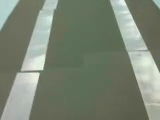
#> input picture frame 60 of level2_lane_detection/demo_lane/input1.mp4, 160 x 120 px
$ python opencv_lane_detection.py   (older library calls are emulated)
#> lines starting #> are read from the running program, lines starting #| are printed output that depends on the picture; after the words box and inside, x2 and y2 are one past the last pixel; in counts of white or black regions, pixels touching at a corner belong together
### docs/12.level5_demo_streaming/pc_server/lib/functions.py
# coding: utf-8
import os
import cv2
import numpy as np
import math
import time

def mkdir(PATH):
    '''
    ディレクトリを作成する
    '''
    if not os.path.exists(PATH):
        os.makedirs(PATH)
    return


def new_rgb(height, width):
    '''
    新しいRGB画像を作成する
    args:
        height: 画像の高さ
        width: 画像の幅
    return:
        cv_rgb_blank_image: 新しい画像データ
    '''
    cv_rgb_blank_image = np.zeros((height,width,3), np.uint8)
    return cv_rgb_blank_image


# [11 lines left out: function new_rgba, not called in this run]


def to_rgb(cv_bgr):
    '''
    RGBに変換する
    args:
        cv_bgr: OpenCV BGR画像データ
    return:
        cv_rgb: OpenCV RGB画像データ
    '''
    #BGRflags = [flag for flag in dir(cv2) if flag.startswith('COLOR_BGR') ]
    #print(BGRflags)

    cv_rgb = cv2.cvtColor(cv_bgr, cv2.COLOR_BGR2RGB)
    return cv_rgb


# [10 lines left out: function to_bgr, not called in this run]


def to_white(cv_bgr):
    '''
    白色だけを抽出する
    args:
        cv_bgr: OpenCV BGR画像データ
    return:
        cv_bgr_result: OpenCV BGR画像データ
    '''
    #print("to_white()")
    t0 = time.time()
    cv_hsv = cv2.cvtColor(cv_bgr, cv2.COLOR_BGR2HSV)
    # 取得する色の範囲を指定する
    lower1_color = np.array([0,0,120])
    upper1_color = np.array([45,40,255])
    lower2_color = np.array([50,0,200])
    upper2_color = np.array([100,20,255])
    lower3_color = np.array([45,0,225])
    upper3_color = np.array([100,40,255])

    # 指定した色に基づいたマスク画像の生成
    white1_mask = cv2.inRange(cv_hsv,lower1_color,upper1_color)
    white2_mask = cv2.inRange(cv_hsv,lower2_color,upper2_color)
    white3_mask = cv2.inRange(cv_hsv,lower3_color,upper3_color)
    img_mask = white1_mask
    img_mask = cv2.bitwise_or(white1_mask, white2_mask)
    img_mask = cv2.bitwise_or(img_mask, white3_mask)
    # フレーム画像とマスク画像の共通の領域を抽出する
    cv_bgr_result = cv2.bitwise_and(cv_bgr,cv_bgr,mask=img_mask)
    t1 = time.time()
    dt_cv = t1-t0
    #print("Conversion took {:.5} seconds".format(dt_cv))

    return cv_bgr_result


def to_bin(cv_bgr):
    '''
    画像を2値化する
    args:
        cv_bgr: OpenCV BGR画像データ
    return:
        cv_bin: OpenCV 2値化したグレースケール画像データ
    '''
    #print("to_bin()")
    t0 = time.time()
    # ガウスぼかしで境界線の弱い部分を消す
    cv_gauss = cv2.GaussianBlur(cv_bgr,(5,5),0) # サイズは奇数
    cv_gray = cv2.cvtColor(cv_gauss, cv2.COLOR_BGR2GRAY)
    #plt.title('gray')
    #plt.imshow(cv_gray)
    #plt.show()

    # 色の薄い部分を削除する
    ret, mask = cv2.threshold(cv_gray, 20, 255, cv2.THRESH_BINARY)
    mask = cv2.bitwise_and(cv_gray,cv_gray,mask=mask)
    cv_gray = cv2.bitwise_and(cv_gray,cv_gray,mask=mask)
    #plt.title('gray')
    #plt.imshow(cv_gray)
    #plt.show()

    # 入力画像，閾値，maxVal，閾値処理手法
    ret,cv_bin = cv2.threshold(cv_gray,0,255,cv2.THRESH_BINARY|cv2.THRESH_OTSU);

    t1 = time.time()
    dt_cv = t1-t0
    #print("Conversion took {:.5} seconds".format(dt_cv))
    return cv_bin


def bin_to_rgb(cv_bin):
    '''
    二値化したグレースケール画像をOpenCV RGB画像データに変換する
    args:
        cv_bin: OpenCV grayscale画像データ
    return:
        cv_rgb: OpenCV RGB画像データ
    '''
    cv_rgb = np.dstack((cv_bin, cv_bin, cv_bin))
    return cv_rgb


# [65 lines left out: functions to_edge, to_hough_lines_p, to_layer, not called in this run]


def to_roi(cv_bgr, vertices):
    """
    Region Of Interest
    頂点座標でmaskを作り、入力画像に適用する
    args:
        cv_bgr: OpenCV BGR画像データ
        vertices: 領域の頂点座標
    return:
        cv_bgr_result: 領域外を黒くしたOpenCV BGR画像データ
    """
    mask = np.zeros_like(cv_bgr)
    if len(mask.shape)==2:
        cv2.fillPoly(mask, vertices, 255)
    else:
        cv2.fillPoly(mask, vertices, (255,)*mask.shape[2]) # in case, the input image has a channel dimension
    return cv2.bitwise_and(cv_bgr, mask)


def to_ipm(cv_bgr,ipm_vertices):
    '''
    Inverse Perspective Mapping
    TopViewに画像を変換する
    args:
        cv_bgr: OpenCV BGR画像データ
        ipm_vertices: 視点変換座標
    return:
        cv_bgr_ipm: 変換後のOpenCV BGR画像データ
    '''
    rows, cols = cv_bgr.shape[:2]

    offset = cols*.25

    src = ipm_vertices
    dst = np.float32([[offset, 0], [cols - offset, 0], [cols - offset, rows], [offset, rows]])

    # srcとdst座標に基づいて変換行列を作成する
    matrix = cv2.getPerspectiveTransform(src, dst)

    # 変換行列から画像をTopViewに変換する
    cv_bgr_ipm = cv2.warpPerspective(cv_bgr, matrix, (cols, rows))

    return cv_bgr_ipm


def calc_roi_vertices(cv_bgr,
                      top_width_rate=0.6,top_height_position=0.7,
                      bottom_width_rate=4.0,bottom_height_position=0.95):
    '''
    Region Of Interest 頂点座標計算
    args:
        cv_bgr: OpenCV BGR画像データ
        top_widh_rate: 領域とする上辺幅の画像幅比
        top_height_position: 領域とする上辺位置の画像高さ比 0.0: 画像上、1.0:画像下
        bottom_width_rate: 領域とする底辺幅の画像比
        bottom_height_position: 領域とする底辺位置の画像高さ比 0.0: 画像上、1.0:画像下
    return:
        vertices: 領域の頂点座標配列
    '''
    bottom_width_left_position = (1.0 - bottom_width_rate)/2
    bottom_width_right_position = (1.0 - bottom_width_rate)/2 + bottom_width_rate
    top_width_left_position = (1.0 - top_width_rate)/2
    top_width_right_position = (1.0 - top_width_rate)/2 + top_width_rate

    # Region Of Interest
    rows, cols = cv_bgr.shape[:2]

    bottom_left  = [cols*bottom_width_left_position, rows*bottom_height_position]
    top_left     = [cols*top_width_left_position, rows*top_height_position]
    bottom_right = [cols*bottom_width_right_position, rows*bottom_height_position]
    top_right    = [cols*top_width_right_position, rows*top_height_position]
    # the vertices are an array of polygons (i.e array of arrays) and the data type must be integer
    vertices = np.array([[top_left, top_right, bottom_right, bottom_left]], dtype=np.int32)

    return vertices


def calc_ipm_vertices(cv_bgr,
                      top_width_rate=0.6,top_height_position=0.7,
                      bottom_width_rate=4.0,bottom_height_position=0.95):
    '''
    Inverse Perspective Mapping 頂点座標計算
    args:
        cv_bgr: OpenCV BGR画像データ
        top_widh_rate: 変換する上辺幅の画像幅比
        top_height_position: 変換する上辺位置の画像高さ比 0.0: 画像上、1.0:画像下
        bottom_width_rate: 変換する底辺幅の画像比
        bottom_height_position: 変換する底辺位置の画像高さ比 0.0: 画像上、1.0:画像下
    return:
        vertices: 変換する頂点座標配列
    '''
    bottom_width_left_position = (1.0 - bottom_width_rate)/2
    bottom_width_right_position = (1.0 - bottom_width_rate)/2 + bottom_width_rate
    top_width_left_position = (1.0 - top_width_rate)/2
    top_width_right_position = (1.0 - top_width_rate)/2 + top_width_rate

    # Inverse Perspective Mapping
    rows, cols = cv_bgr.shape[:2]

    bottom_left  = [cols*bottom_width_left_position, rows*bottom_height_position]
    top_left     = [cols*top_width_left_position, rows*top_height_position]
    bottom_right = [cols*bottom_width_right_position, rows*bottom_height_position]
    top_right    = [cols*top_width_right_position, rows*top_height_position]

    vertices = np.array([top_left, top_right, bottom_right, bottom_left], dtype=np.float32)

    return vertices


# [93 lines left out: functions draw_vertices, histogram_equalization, draw_arrow, reverse_ipm, not called in this run]


def draw_histogram(cols,rows,histogram,lineType):
    '''
    ヒストグラムを描画する
    args:
        cols: 画像縦サイズ
        rows: 画像横サイズ
        histogram: ヒストグラム
        inlineType: 描画ラインタイプ
    returns:
        cv_rgb_histogram: ヒストグラムOpenCV RGB画像データ
    '''
    # ヒストグラムの最大値を画像高さ*0.9の値に変換する
    max_value = np.max(histogram)
    if max_value > 0:
        np.putmask(histogram,histogram>=0,np.uint32(rows - rows*0.9*histogram/max_value))
    # ヒストグラムをx,y座標に変換する
    _x = np.arange(len(histogram))
    pts_histogram = np.transpose(np.vstack([_x, histogram]))
    # ヒストグラムを描画する
    cv_rgb_histogram = new_rgb(rows,len(histogram))
    cv2.polylines(cv_rgb_histogram,[np.int32(pts_histogram)],False,(255, 255, 0),lineType=lineType)
    # ヒストグラム画像をリサイズする
    if cols != len(histogram):
        cv_rgb_histogram = cv2.resize(cv_rgb_histogram, (cols,rows), interpolation = cv2.INTER_LINEAR)
    return cv_rgb_histogram


# [226 lines left out: functions draw_ellipse_and_tilt, draw_text, not called in this run]


def sliding_windows(cv_bin):
    '''
    sliding windowを行い、1本の線を構成するピクセル座標を求める
    args:
        cv_bin: 2値化したライン画像のOpenCV grayscale画像データ
    returns:
        cv_rgb_sliding_windows: sliding window処理のOpenCV RGB画像データ
        histogram: 入力画像の下半分の列毎のピクセル総数の配列(1,col)
        line_x: ラインを構成するピクセルのx座標群
        line_y: ラインを構成するピクセルのy座標群
    '''

    '''
    画像下半分のピクセル数を列毎にカウントしたものをhistogramとする
    '''
    rows, cols = cv_bin.shape[:2]
    # 画面下半分のピクセル数をカウントする
    histogram = np.sum(cv_bin[int(rows/2):,:], axis=0)
    # sliding windows描画用にライン画像をRGBに変換する
    cv_rgb_sliding_windows = bin_to_rgb(cv_bin)

    '''
    plt.title('HISTOGRAM')
    plt.plot(histogram)
    plt.show()

    plt.title('before windows')
    plt.imshow(cv_rgb_sliding_windows)
    plt.show()
    '''

    '''
    sliding windowの開始位置となるx座標を求める
    histogramは画像幅ピクセル数分の配列数としているため、
    histogramの配列index番号が画像のx座標となる
    variables:
        win_line_x: sliding windowの現在のx座標
    '''
    # windowのカレント位置をヒストグラム最大となる位置で初期化する
    win_line_x = np.argmax(histogram)

    # window分割数を決める
    nwindows = int(rows/5)
    # windowの高さを決める
    window_height = np.int(rows/nwindows)
    # 画像内のすべての非ゼロピクセルのxとyの位置を特定する
    nonzero = cv_bin.nonzero()
    nonzeroy = np.array(nonzero[0])
    nonzerox = np.array(nonzero[1])
    # window幅のマージン
    margin = int(cols/10)
    # windowをセンタリングするための最小ピクセル数
    minpix = margin/2
    # ラインピクセルindexを持つための配列
    lane_line_idx = []
    # windowの色
    rectangle_color=(0,160,0)

    '''
    sliding windows
    window処理から、ラインとなるピクセルを取得する
    枠が被ってしまう場合、直前の領域の多い方を優先枠範囲に取る
    空枠の時、片方が検出しているなら、そのx軸の移動範囲に追従する
    '''
    for window in range(nwindows):
        # windowの座標を求める
        win_y_low = rows - (window+1)*window_height
        win_y_high = rows - window*window_height
        win_line_x_low = win_line_x - margin
        win_line_x_high = win_line_x + margin

        # windowの枠を描画する
        cv2.rectangle(cv_rgb_sliding_windows,(win_line_x_low,win_y_low),(win_line_x_high,win_y_high),rectangle_color, 1)

        # ウィンドウ内のxとyの非ゼロピクセルを取得する
        win_line_idx = ((nonzeroy >= win_y_low) & (nonzeroy < win_y_high) & (nonzerox >= win_line_x_low) & (nonzerox < win_line_x_high)).nonzero()[0]

        # 枠内画素数をカウントする
        win_num_lines = len(win_line_idx)

        # window内ラインピクセルをラインピクセルに追加する
        lane_line_idx.append(win_line_idx)

        # window開始x座標を更新する
        if win_num_lines > minpix:
            last_win_line_x = win_line_x
            win_line_x = np.int(np.mean(nonzerox[win_line_idx]))

    # window毎の配列を結合する
    lane_line_idx = np.concatenate(lane_line_idx)

    # ラインピクセル座標を取得する
    line_x = nonzerox[lane_line_idx]
    line_y = nonzeroy[lane_line_idx]

    '''
    ラインとなるピクセルに色を付けて描画する
    '''
    high_color=200
    low_color=0
    cv_rgb_sliding_windows[line_y, line_x] = [high_color, low_color, low_color]

    return cv_rgb_sliding_windows, histogram, line_x, line_y

# [301 lines left out: functions polynormal_fit, calc_line_curve, calc_curve, calc_curvature_radius, calc_circle_center_point, calc_ellipse_angle and 5 more, not called in this run]

def conv_range(x, in_min, in_max, out_min, out_max):
    return (x - in_min) * (out_max - out_min) // (in_max - in_min) + out_min

### docs/11.level4_lane_detection/opencv_lane_detection.py
# coding: utf-8
# OpenCV レーン検出
# 参考：https://github.com/BillZito/lane-detection
#%matplotlib inline
import cv2
from matplotlib import pyplot as plt
import numpy as np
import time
import os
import sys
import math
from lib.functions import *

def main():
    np.set_printoptions(precision=5, suppress=True)  # suppress scientific float notation

    FILE_DIR = './demo_lane'
    FILENAME = 'input1.mp4'
    OUTPUT_DIR ='./output'
    OUTPUT_FILENAME = 'result_output1.avi'
    HANDLE_ANGLE = 42
    # 描画、画像保存するフレーム番号
    TARGET_FRAME = -1
    # IPM変換後の画像におけるx,yメートル(黒い部分も含む)
    X_METER=3
    Y_METER=1.5
    mkdir(OUTPUT_DIR)
    print("OpenCV Version : %s " % cv2.__version__)
    print(FILE_DIR)
    '''
    OpenCVカメラ準備
    '''
    print("camera check")
    import platform
    vid = None
    if platform.machine() == 'aarch64':
        #vid = cv2.VideoCapture(1) # WebCam Jetson TX2 /dev/video1
        vid = cv2.VideoCapture(os.path.join(FILE_DIR, FILENAME))
    elif platform.machine() == 'armv7l': # armv7l
        #vid = cv2.VideoCapture(0) # WebCam Raspberry Pi3 /dev/video0
        vid = cv2.VideoCapture(os.path.join(FILE_DIR, FILENAME))
    else: # amd64
        #vid = cv2.VideoCapture(0) # WebCam
        #vid = cv2.VideoCapture('udp://0084121c9205:8090') # GPU docker container id
        vid = cv2.VideoCapture(os.path.join(FILE_DIR, FILENAME))

    print(vid.isOpened())
    if not vid.isOpened():
        # カメラオープン失敗
        raise IOError(("Couldn't open video file or webcam. If you're "
                       "trying to open a webcam, make sure you video_path is an integer!"))

    vidw = None
    vidh = None
    fps = None
    fourcc = None
    lineType = None
    cv_version = cv2.__version__.split(".")
    if cv_version[0] == '2':
        # OpenCV 2.4
        vidw = vid.get(cv2.cv.CV_CAP_PROP_FRAME_WIDTH)
        vidh = vid.get(cv2.cv.CV_CAP_PROP_FRAME_HEIGHT)
        fps = vid.get(cv2.cv.CV_CAP_PROP_FPS)
        fourcc = cv2.cv.CV_FOURCC('m', 'p', '4', 'v')
        lineType=cv2.CV_AA
    else:
        # OpenCV 3.1
        vidw = vid.get(cv2.CAP_PROP_FRAME_WIDTH)
        vidh = vid.get(cv2.CAP_PROP_FRAME_HEIGHT)
        fps = vid.get(cv2.CAP_PROP_FPS)
        fourcc = cv2.VideoWriter_fourcc('m', 'p', '4', 'v')
        lineType=cv2.LINE_AA

    print("vidw:{} vidh:{}".format(vidw,vidh))
    out = cv2.VideoWriter(os.path.join(OUTPUT_DIR, OUTPUT_FILENAME), int(fourcc), fps, (int(vidw)*3, int(vidh)*5))

    frame_count = 0
    start_time,clock_time = time.time(),time.clock()

    try:
        while True:
            # カメラ画像を取得する
            retval, cv_bgr = vid.read()
#> cv_bgr is the input picture: shape (120, 160, 3); mean B, G, R 115.5, 132, 122.8
            if not retval:
                flag_read_frame = False
                print("FPS:{} ".format(frame_count/(time.time() - start_time)))
                print("frame {} Done!".format(frame_count))
                break
            frame_count+=1
            #if not frame_count == TARGET_FRAME:
            #    continue

            print("frame_count = {}".format(frame_count))
            rows, cols = cv_bgr.shape[:2]
            print(cv_bgr.shape)
#| (120, 160, 3)

            frame_start_time = time.time()
            ########################################
            # RGBに変換する
            ########################################
            cv_rgb = to_rgb(cv_bgr)
            if frame_count == TARGET_FRAME:
                plt.title('Original RGB')
                plt.imshow(cv_rgb)
                plt.show()
                cv2.imwrite(OUTPUT_DIR+"/frame_"+str(frame_count)+".jpg",cv_bgr)

            ########################################
            # Region Of Interest Coordinates
            ########################################
            roi_vertices = calc_roi_vertices(cv_bgr,
                                             # robocar camera demo_lane
                                             top_width_rate=0.9,top_height_position=0.15,
                                             bottom_width_rate=2.0,bottom_height_position=1)
#> roi_vertices = [[7, 18], [152, 18], [240, 120], [-80, 120]]

            ########################################
            # Inverse Perspective Mapping Coordinates
            ########################################
            ipm_vertices = calc_ipm_vertices(cv_bgr,
                                             # robocar camera demo_lane
                                             top_width_rate=0.9,top_height_position=0.15,
                                             bottom_width_rate=2.0,bottom_height_position=1)
#> ipm_vertices = [[8, 18], [152, 18], [240, 120], [-80, 120]]

            ########################################
            # Region Of Interest
            ########################################
            cv_bgr = to_roi(cv_bgr,roi_vertices)
#> in to_roi, `cv2.fillPoly(mask, vertices, (255,)*mask.shape[2])`:
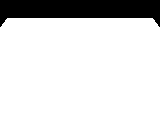
#> mask: shape (120, 160, 3); 84.6% white; 1 black region, box (x1, y1, x2, y2) and area: (0, 0, 160, 27) 2950
#> in to_roi, `return cv2.bitwise_and(cv_bgr, mask)`:
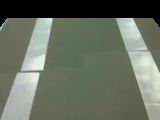
#> returned value: shape (120, 160, 3); mean of channels 0, 1, 2 96.7, 110.7, 103.5; drawn as B, G, R
            if frame_count == TARGET_FRAME:
                plt.title('After ROI')
                plt.imshow(to_rgb(cv_bgr))
                plt.show()
                cv2.imwrite(OUTPUT_DIR+"/result_frame_"+str(frame_count)+"_after_roi.jpg",cv_bgr)

            ########################################
            # IPM座標を確認する
            ########################################
            if frame_count == TARGET_FRAME:
                cv_bgr_ipm_before_preview = draw_vertices(cv_bgr,ipm_vertices)
                plt.title('Before IPM')
                plt.imshow(to_rgb(cv_bgr_ipm_before_preview))
                plt.show()
                cv_bgr_ipm_after_preview = to_ipm(cv_bgr_ipm_before_preview,ipm_vertices)
                plt.title('After IPM')
                plt.imshow(to_rgb(cv_bgr_ipm_after_preview))
                plt.show()
                cv2.imwrite(OUTPUT_DIR+"/result_frame_"+str(frame_count)+"_before_ipm.jpg",cv_bgr_ipm_before_preview)
                cv2.imwrite(OUTPUT_DIR+"/result_frame_"+str(frame_count)+"_after_ipm.jpg",cv_bgr_ipm_after_preview)

            ########################################
            # Inverse Perspective Mapping
            ########################################
            cv_bgr = to_ipm(cv_bgr,ipm_vertices)
#> in to_ipm, `matrix = cv2.getPerspectiveTransform(src, dst)`: matrix = [[0.708, 1.22, 23.33], [0, 3.33, -60], [1.82e-18, 0.0153, 1]]
#> in to_ipm, `cv_bgr_ipm = cv2.warpPerspective(cv_bgr, matrix, (cols, rows))`:
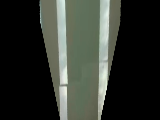
#> cv_bgr_ipm: shape (120, 160, 3); mean B, G, R 46, 52.8, 48.8
            if frame_count == TARGET_FRAME:
                plt.title('IPM')
                plt.imshow(to_rgb(cv_bgr))
                plt.show()
                cv2.imwrite(OUTPUT_DIR+"/result_frame_"+str(frame_count)+"_ipm.jpg",cv_bgr)

            ########################################
            # 白色抽出
            ########################################
            cv_bgr = to_white(cv_bgr)
#> in to_white, `white3_mask = cv2.inRange(cv_hsv,lower3_color,upper3_color)`:
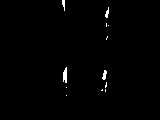
#> white3_mask: shape (120, 160); 0.81% white; 12 white regions (8 under 20 px), largest, box (x1, y1, x2, y2) and area: (63, 67, 67, 83) 51, (102, 70, 107, 80) 31, (105, 7, 109, 18) 25, (62, 0, 65, 11) 23
#> in to_white, `cv_bgr_result = cv2.bitwise_and(cv_bgr,cv_bgr,mask=img_mask)`:
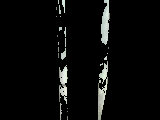
#> cv_bgr_result: shape (120, 160, 3); mean B, G, R 9.5, 10.1, 9.6
            if frame_count == TARGET_FRAME:
                plt.title('WHITE')
                plt.imshow(to_rgb(cv_bgr))
                plt.show()
                cv2.imwrite(OUTPUT_DIR+"/result_frame_"+str(frame_count)+"_white.jpg",cv_bgr)
            cv_bgr_white = cv_bgr


            ########################################
            # 画像を2値化する
            ########################################
            cv_bin = to_bin(cv_bgr)
#> in to_bin, `cv_gauss = cv2.GaussianBlur(cv_bgr,(5,5),0)`:
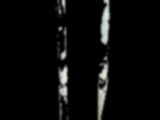
#> cv_gauss: shape (120, 160, 3); mean B, G, R 9.5, 10.1, 9.6
#> in to_bin, `ret, mask = cv2.threshold(cv_gray, 20, 255, cv2.THRESH_BINARY)`:
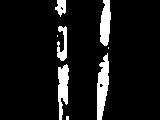
#> mask: shape (120, 160); 8.8% white; 8 white regions (3 under 20 px), largest, box (x1, y1, x2, y2) and area: (97, 53, 109, 120) 535, (58, 64, 69, 120) 416, (100, 0, 111, 46) 383, (57, 26, 67, 61) 210, (55, 0, 66, 17) 125
#> (the rest of the program and of its run is left out)
